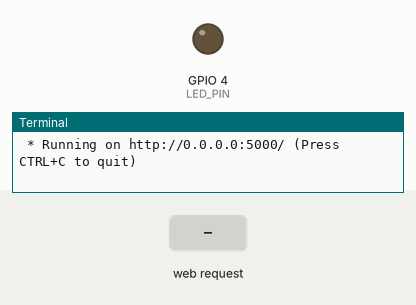
Recording of a program running on a simulated Raspberry Pi (BCM pin numbers). Shown: output pins drawn as LEDs (lit = HIGH), the last lines printed to the terminal. The inputs (shaded band) are chosen by the test bench. The clock reads 2024-03-15 10:24:30 at power-on unless the program sets it.

Above: at 1.2 s.
1.3 s: HTTP request for /led/on received
At 2.7 s:
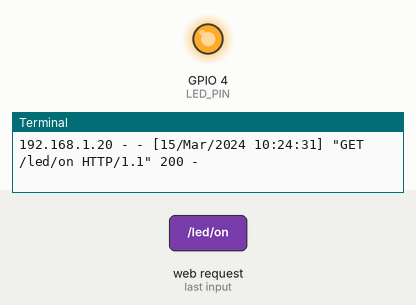
4.3 s: HTTP request for /led/off received
At 5.0 s:
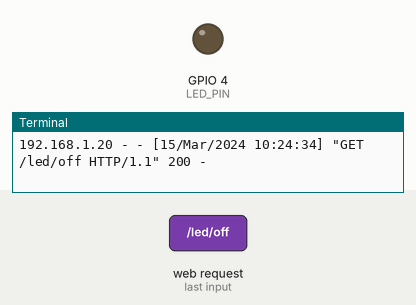
Timing chart, 0 to 7.3 s (numbered marks = the images above; inputs shaded):
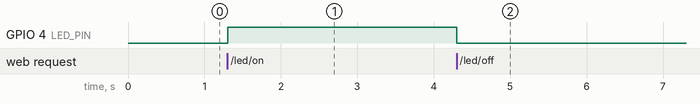

The program:

flask_led2.py
```python
from flask import Flask, render_template
import RPi.GPIO as GPIO

app = Flask(__name__)

LED_PIN = 4
GPIO.setmode(GPIO.BCM)
GPIO.setup(LED_PIN, GPIO.OUT)

@app.route("/")
def hello():
    return render_template("led.html")

@app.route("/led/<op>")
def led_op(op):
    if op == "on":
        GPIO.output(LED_PIN, GPIO.HIGH)
        return "LED ON"
    elif op == "off":
        GPIO.output(LED_PIN, GPIO.LOW)
        return "LED OFF"
    else:
        return "Error"

if __name__ == "__main__":
    try:
        app.run(host = "0.0.0.0")
    finally:
        GPIO.cleanup()
```

Measured:
- after the input at 1.3 s, GPIO 4 (LED_PIN): LOW → HIGH at once
- after the input at 4.3 s, GPIO 4 (LED_PIN): HIGH → LOW at once
